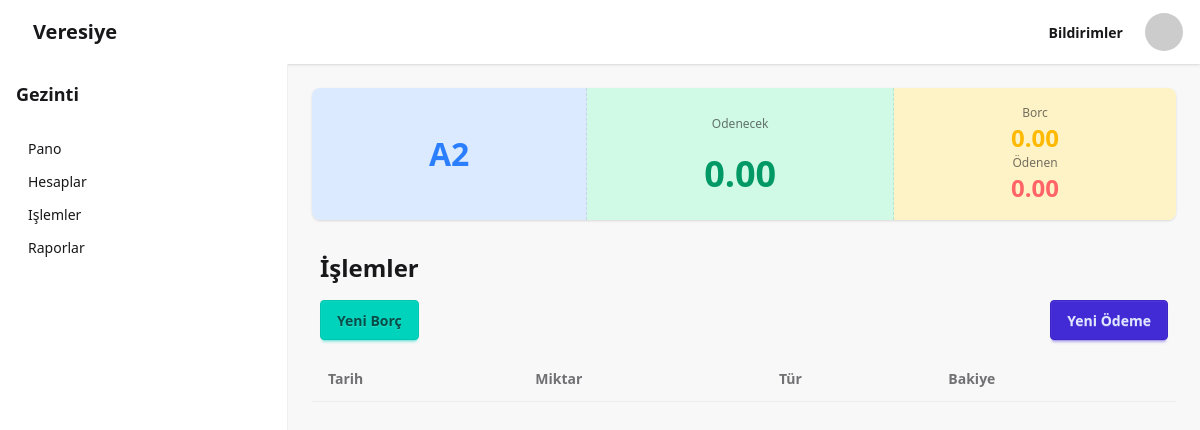
The app's page /apartment/A2/, older data.
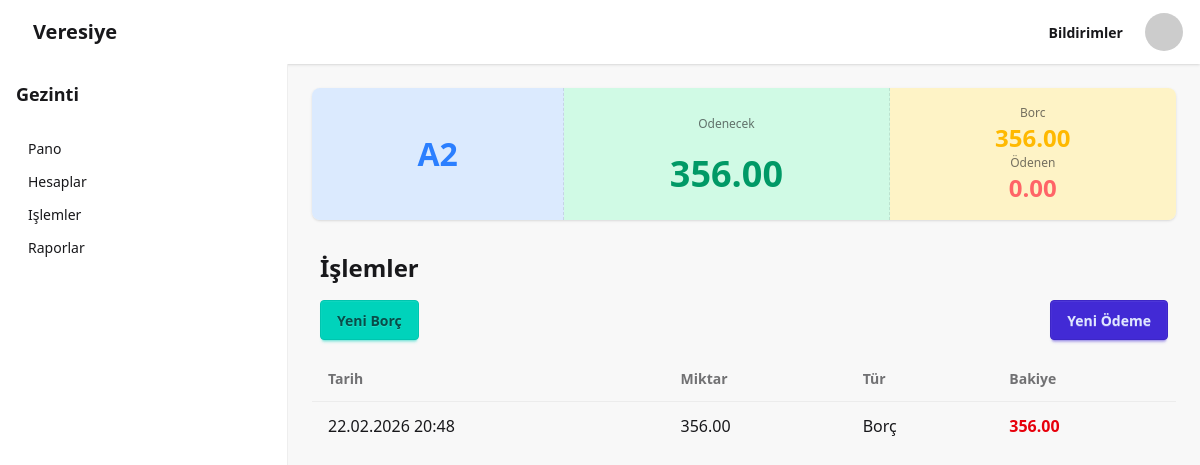
The same page, newer data.
### main/models.py (models this page shows, shortened)
class Apartment(models.Model):
    number = models.CharField(max_length=3)
    name = models.CharField(max_length=100 ,blank=True, null=True)
    phone= models.CharField(max_length=20, blank=True, null=True)
    def total_debt(self):
        total_debt = self.transactions.filter(is_debt=True).aggregate(models.Sum('amount'))['amount__sum'] or 0
        return total_debt
    def total_payment(self):
        total_payment = self.transactions.filter(is_debt=False).aggregate(models.Sum('amount'))['amount__sum'] or 0
        return total_payment
    def total_balance(self):
        if self.transactions.exists():
            total_balance=self.transactions.filter(is_debt=True).aggregate(models.Sum('amount'))['amount__sum'] or 0 - self.transactions.filter(is_debt=False).aggregate(models.Sum('amount'))['amount__sum'] or 0
            return total_balance
        return 0
    def __str__(self):
        return self.number

class Transaction(models.Model):
    apartment = models.ForeignKey(Apartment, on_delete=models.CASCADE, related_name='transactions')
    amount = models.DecimalField(max_digits=10, decimal_places=2)
    is_debt = models.BooleanField(default=False)
    payment_method = models.CharField(max_length=50, blank=True, null=True)
    description = models.TextField(blank=True, null=True)
    date = models.DateTimeField(auto_now_add=True)
    created_by = models.ForeignKey('auth.User', on_delete=models.SET_NULL, null=True)
    updated_at = models.DateTimeField(auto_now=True)
    created_by_name = models.ForeignKey(User, on_delete=models.SET_NULL, null=True, related_name='created_transactions')
    updated_by_name = models.ForeignKey(User, on_delete=models.SET_NULL, null=True, related_name='updated_transactions')

### main/views.py (the view)
# urls.py: path('apartment/<str:apartment_number>/', views.apartment_detail, name='apartment_detail'),
def apartment_detail(request, apartment_number):
    apartment = Apartment.objects.filter(number=apartment_number).first()
    if not apartment:
        apartment=Apartment.objects.create(number=apartment_number)
    transactions = list(Transaction.objects.filter(apartment=apartment).order_by('-updated_at'))
    running_balance = apartment.total_balance()
    for transaction in transactions:
        transaction.running_balance = running_balance
        if transaction.is_debt:
            running_balance -= transaction.amount
        else:
            running_balance += transaction.amount
    apartment.total_debt = apartment.total_debt()
    apartment.total_payment = apartment.total_payment()
    apartment.total_balance = apartment.total_balance()
    context = {
        'apartment': apartment,
        'transactions': transactions,
    }
    return render(request, 'apartment_detail.html', context)

### main/templates/apartment_detail.html
{% extends "base.html" %}
{% block content %}
<div class="flex flex-col items-center justify-center mb-4 md:mb-8 w-full">
    <div id="total_stat" class="w-full">{% include "partials/total.html" %}</div>
</div>
<div class="w-full items-end px-2">
        <h2 class="text-xl md:text-2xl font-semibold mb-4">İşlemler</h2>
        <div class=" w-full justify-between flex">
            <button class="btn btn-accent btn-sm md:btn-md mb-4"
            hx-get="{% url 'main:htmx_transaction_create' apartment_number=apartment.number transaction_type='debt' %}"
            hx-target="body"
            hx-swap="beforeend">Yeni Borç</button>
            <button class="btn btn-primary btn-sm md:btn-md mb-4"
            hx-get="{% url 'main:htmx_transaction_create' apartment_number=apartment.number transaction_type='payment' %}"
            hx-target="body"
            hx-swap="beforeend">Yeni Ödeme</button>
        </div>
 </div>
<div id="transaction_table">{% include "partials/transaction_table.html" %}</div>
{% endblock content %}

### main/templates/partials/total.html
{% load humanize %}
    <div class="stats shadow flex-col sm:flex-row w-full">
        <div class="stat place-items-center bg-blue-100">
            <div class="stat-value text-blue-500">{{ apartment }}</div>
        </div>
        <div class="stat place-items-center bg-emerald-100">
            <div class="stat-title">Odenecek</div>
            <div class="stat-value text-2xl sm:text-3xl md:text-4xl text-emerald-600">{{ apartment.total_balance|floatformat:2|intcomma }}</div>
        </div>
        <div class="stat place-items-center bg-amber-100">
            <div class="stat-title">Borc</div>
            <div class="stat-value text-xl sm:text-2xl text-amber-400">{{ apartment.total_debt|floatformat:2|intcomma }}</div>
            <div class="stat-title">Ödenen</div>
            <div class="stat-value text-xl sm:text-2xl text-red-400">{{ apartment.total_payment|floatformat:2|intcomma }}</div>
        </div>
    </div>

### main/templates/partials/transaction_table.html
{% load humanize %}
<div class="overflow-x-auto w-full">
        <table class="table table-zebra w-full text-xs sm:text-sm md:text-base">
            <thead>
                <tr>
                    <th>Tarih</th>
                    <th>Miktar</th>
                    <th>Tür</th>
                    <th>Bakiye</th>
                </tr>
            </thead>
            <tbody>
                {% for transaction in transactions %}
                <tr class="{% if not transaction.is_debt %}bg-green-100{% endif %}">
                    <td>{{ transaction.updated_at|date:"d.m.Y H:i" }}</td>
                    <td>{{ transaction.amount|floatformat:2|intcomma }}</td>
                    <td>{% if transaction.is_debt %}Borç{% else %}Ödeme{% endif %}</td>
                    <td class="font-semibold {% if transaction.running_balance > 0 %}text-red-600{% elif transaction.running_balance < 0 %}text-green-600{% endif %}">{{ transaction.running_balance|floatformat:2|intcomma }}</td>
                </tr>
                {% endfor %}
            </tbody>
        </table>
</div>

Row changes from the older to the newer data that the page shows:
computed for Apartment: total_balance "0.00" → "356.00"; total_debt "0.00" → "356.00"
added Transaction: is_debt "Borç"
